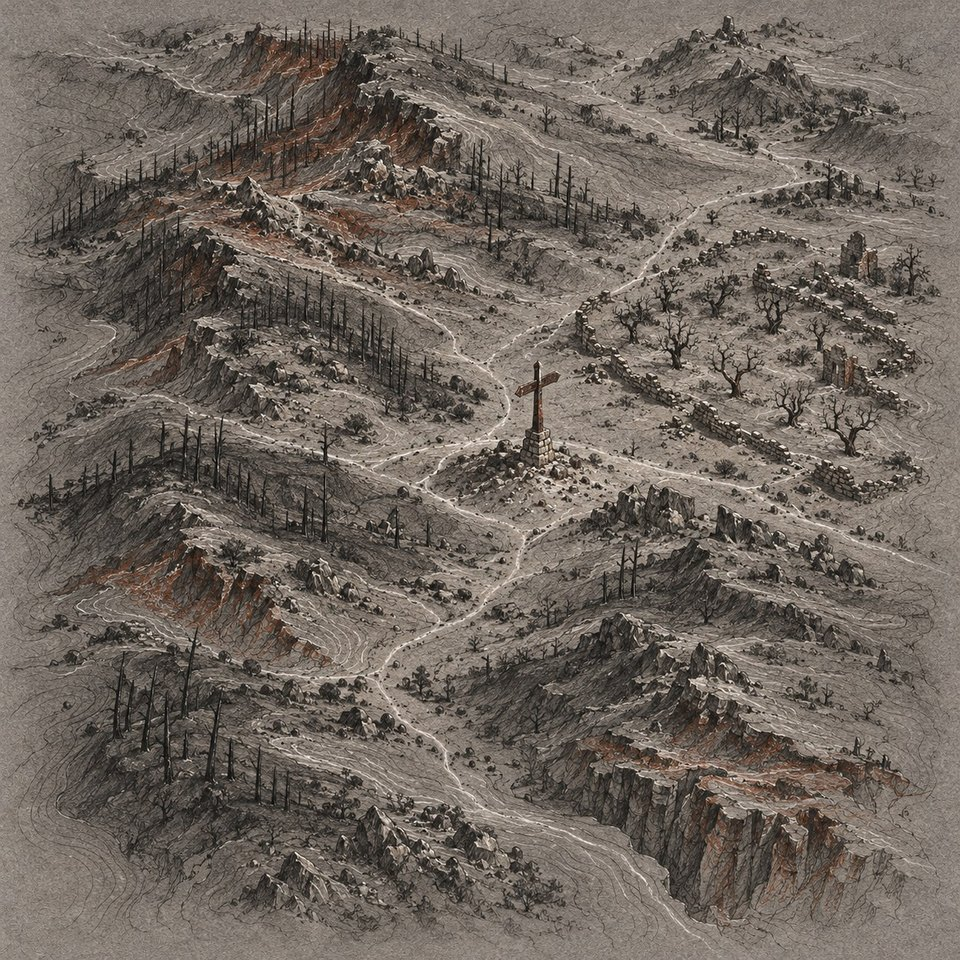
#> input picture android/app/src/main/assets/atlas-ember-roads-fe87b2c52620.jpg, 960 x 960 px, given in place of afterchime-icon-ammonite-source.png, which was not available
$ python build_afterchime_identity_assets.py
#> lines starting #> are read from the running program, lines starting #| are printed output that depends on the picture; after the words box and inside, x2 and y2 are one past the last pixel; in counts of white or black regions, pixels touching at a corner belong together; pictures that were not available may be replaced by others from this repository, and a replacement may not be noted
#!/usr/bin/env python3
"""Build the selected Afterchime identity and excavation background assets."""

from __future__ import annotations

import hashlib
import json
import random
from pathlib import Path

from PIL import Image, ImageDraw, ImageEnhance, ImageFilter, ImageOps

ROOT = Path(__file__).resolve().parents[1]
ART_DIR = ROOT / "docs" / "art-direction"
SOURCE_DIR = ART_DIR / "assets"
ICON_SOURCE = SOURCE_DIR / "afterchime-icon-ammonite-source.png"
SHALE_TEXTURE = SOURCE_DIR / "afterchime-identity-shale-texture.png"
DIRT_TEXTURE = SOURCE_DIR / "afterchime-identity-dirt-texture.png"
BACKGROUND_SOURCE = SOURCE_DIR / "afterchime-excavation-background-source.png"
ICON_MASTER = SOURCE_DIR / "afterchime-icon-master.png"
EXCAVATION_TEMPLATE = SOURCE_DIR / "relic-excavation-template.png"
WEB_MARK = ROOT / "web" / "public" / "afterchime-mark.webp"
ANDROID_MARK = (
    ROOT
    / "android"
    / "app"
    / "src"
    / "main"
    / "res"
    / "drawable-nodpi"
    / "ic_afterchime_art.webp"
)
MANIFEST = ART_DIR / "AFTERCHIME_IDENTITY_ASSETS.json"
ICON_SIZE = 1024
ANDROID_MARK_SIZE = 512
ANDROID_FOREGROUND_SCALE_PERCENT = 86
ANDROID_EDGE_INSET_PERCENT = 7
ANDROID_BLEND_FEATHER_PERCENT = 2.2
GRID_SIZE = 5
TILE_LAYOUT = {
    (2, 0),
    (4, 0),
    (0, 1),
    (3, 1),
    (2, 2),
    (1, 3),
    (4, 3),
    (0, 4),
    (2, 4),
}
BASE_COLOUR = (68, 48, 32)


def sha256(path: Path) -> str:
    digest = hashlib.sha256()
    with path.open("rb") as handle:
        for chunk in iter(lambda: handle.read(1024 * 1024), b""):
            digest.update(chunk)
    return digest.hexdigest()


def add_vignette(image: Image.Image) -> Image.Image:
    mask = Image.new("L", image.size, 0)
#> mask: PIL image 1024x1024 L; every value is 0
    draw = ImageDraw.Draw(mask)
    for inset in range(0, 116, 4):
        alpha = int(110 * (1 - inset / 116) ** 1.7)
        draw.rounded_rectangle(
            (inset, inset, image.width - 1 - inset, image.height - 1 - inset),
            radius=max(0, 178 - inset),
            outline=alpha,
            width=7,
        )
    shade = Image.new("RGBA", image.size, (0, 0, 0, 0))
#> shade: PIL image 1024x1024 RGBA; every value is 0
    shade.putalpha(mask.filter(ImageFilter.GaussianBlur(15)))
    return Image.alpha_composite(image.convert("RGBA"), shade)


def deterministic_noise(size: tuple[int, int], rng: random.Random) -> Image.Image:
    pixels = bytes(rng.randrange(256) for _ in range(size[0] * size[1]))
    return Image.frombytes("L", size, pixels)


def add_dirt_grunge(image: Image.Image, seed: int) -> Image.Image:
#> called with seed = 11505
    rng = random.Random(seed)
    dirt = Image.open(DIRT_TEXTURE).convert("RGB")
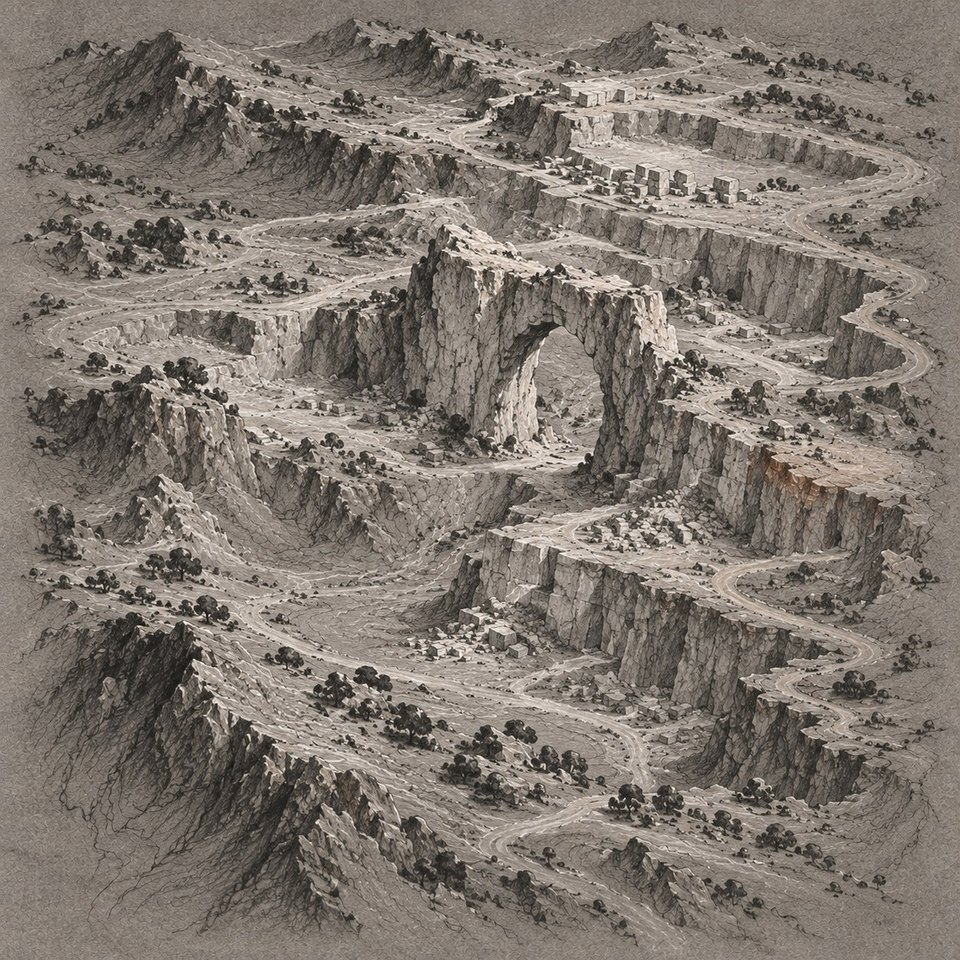
#> input picture android/app/src/main/assets/atlas-white-quarry-40e3ba96733d.jpg, 960 x 960 px, given in place of afterchime-identity-dirt-texture.png, which was not available
#> dirt is the input picture: PIL image 960x960 RGB; mean R, G, B 127.4, 118.9, 110.8
    crop_size = min(dirt.height, dirt.width)
#> crop_size = 960
    crop_left = rng.randint(0, dirt.width - crop_size)
#> crop_left = 0
    dirt = dirt.crop((crop_left, 0, crop_left + crop_size, crop_size)).resize(
        image.size,
        Image.Resampling.LANCZOS,
    )
#> dirt: PIL image 1024x1024 RGB
    dirt = ImageEnhance.Color(dirt).enhance(0.72).convert("RGBA")
#> dirt: PIL image 1024x1024 RGBA

    noise = deterministic_noise(image.size, rng).filter(ImageFilter.GaussianBlur(18))
    mask = noise.point(lambda value: max(0, min(72, int((value - 112) * 1.7))))
    edge_mask = Image.new("L", image.size, 0)
    edge_draw = ImageDraw.Draw(edge_mask)
    edge_draw.ellipse((115, 115, image.width - 115, image.height - 115), fill=38)
    edge_mask = ImageOps.invert(edge_mask).filter(ImageFilter.GaussianBlur(45))
    mask = Image.blend(mask, edge_mask, 0.28)
    dirt.putalpha(mask)
    result = Image.alpha_composite(image.convert("RGBA"), dirt)
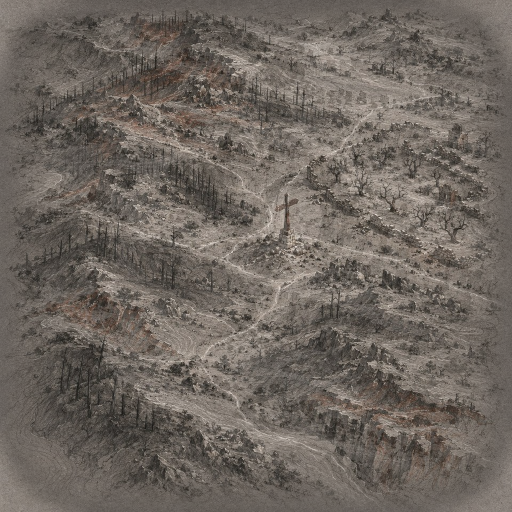
#> result: PIL image 1024x1024 RGBA (shown at 1/2 size); mean R, G, B, A 110, 102.4, 95.4, 255

    grit = Image.new("RGBA", image.size, (0, 0, 0, 0))
    draw = ImageDraw.Draw(grit, "RGBA")
    colours = [(73, 48, 30), (111, 76, 47), (48, 37, 29), (145, 103, 66)]
    for _ in range(150):
        x = rng.randint(34, image.width - 35)
        y = rng.randint(34, image.height - 35)
        radius = rng.choices((1, 2, 3, 5, 8), weights=(28, 31, 23, 13, 5))[0]
        colour = rng.choice(colours)
        draw.ellipse(
            (x - radius, y - radius, x + radius, y + radius),
            fill=(*colour, rng.randint(34, 105)),
        )
#> this loop made 150 passes
#> (x, y, radius, colour) on passes 1 to 12: (744, 942, 1, (145, 103, 66)), (333, 318, 2, (73, 48, 30)), (399, 812, 2, (73, 48, 30)), (785, 486, 3, (145, 103, 66)), (859, 321, 1, (48, 37, 29)), (369, 800, 2, (48, 37, 29)), (216, 463, 1, (48, 37, 29)), (154, 347, 3, (73, 48, 30)), (145, 162, 1, (48, 37, 29)), (241, 193, 5, (73, 48, 30)), (780, 540, 1, (111, 76, 47)), (292, 758, 5, (111, 76, 47))
    return Image.alpha_composite(result, grit.filter(ImageFilter.GaussianBlur(0.45)))


def tile_polygon(
    left: int,
    top: int,
    size: int,
    rng: random.Random,
) -> list[tuple[int, int]]:
    chip = 8
    return [
        (left + chip + rng.randint(-3, 4), top + rng.randint(-2, 4)),
        (left + size - chip + rng.randint(-4, 3), top + rng.randint(-2, 4)),
        (left + size + rng.randint(-4, 2), top + chip + rng.randint(-3, 4)),
        (left + size + rng.randint(-4, 2), top + size - chip + rng.randint(-4, 3)),
        (left + size - chip + rng.randint(-3, 4), top + size + rng.randint(-4, 2)),
        (left + chip + rng.randint(-4, 3), top + size + rng.randint(-4, 2)),
        (left + rng.randint(-2, 4), top + size - chip + rng.randint(-3, 4)),
        (left + rng.randint(-2, 4), top + chip + rng.randint(-4, 3)),
    ]


def render_tile(
    canvas: Image.Image,
    shale: Image.Image,
    dirt: Image.Image,
    box: tuple[int, int, int, int],
    seed: int,
) -> None:
    rng = random.Random(seed)
    left, top, right, bottom = box
    size = right - left
    polygon = tile_polygon(left, top, size, rng)

    shadow_mask = Image.new("L", canvas.size, 0)
    ImageDraw.Draw(shadow_mask).polygon(
        [(x + 5, y + 8) for x, y in polygon],
        fill=180,
    )
    shadow_mask = shadow_mask.filter(ImageFilter.GaussianBlur(6))
    shadow = Image.new("RGBA", canvas.size, (0, 0, 0, 0))
    shadow.putalpha(shadow_mask)
    canvas.alpha_composite(shadow)

    mask = Image.new("L", canvas.size, 0)
    ImageDraw.Draw(mask).polygon(polygon, fill=255)
    patch_size = min(300, shale.width // 3, shale.height // 3)
    shale_left = rng.randint(0, shale.width - patch_size)
    shale_top = rng.randint(0, shale.height - patch_size)
    texture = shale.crop(
        (shale_left, shale_top, shale_left + patch_size, shale_top + patch_size),
    ).resize((size + 4, size + 4), Image.Resampling.LANCZOS)
    if rng.choice((True, False)):
        texture = ImageOps.mirror(texture)
    texture = texture.rotate(rng.choice((0, 90, 180, 270)))
    texture = ImageEnhance.Color(texture).enhance(0.72)
    texture = ImageEnhance.Contrast(texture).enhance(1.08)
    texture = ImageEnhance.Brightness(texture).enhance(0.66)

    dirt_left = rng.randint(0, dirt.width - patch_size)
    dirt_top = rng.randint(0, dirt.height - patch_size)
    dirt_patch = dirt.crop(
        (dirt_left, dirt_top, dirt_left + patch_size, dirt_top + patch_size),
    ).resize((size + 4, size + 4), Image.Resampling.LANCZOS)
    dirt_patch = ImageEnhance.Brightness(dirt_patch).enhance(0.62)
    texture = Image.blend(texture.convert("RGBA"), dirt_patch.convert("RGBA"), 0.3)
    tint = Image.new("RGBA", texture.size, (*BASE_COLOUR, 255))
    texture = Image.blend(texture, tint, 0.22)
    texture_layer = Image.new("RGBA", canvas.size, (0, 0, 0, 0))
    texture_layer.paste(texture, (left - 2, top - 2))
    texture_layer.putalpha(mask)
    canvas.alpha_composite(texture_layer)

    shade = Image.new("RGBA", canvas.size, (0, 0, 0, 0))
    shade_draw = ImageDraw.Draw(shade)
    for y in range(top, bottom + 1):
        alpha = int(62 * ((y - top) / max(1, size)))
        shade_draw.line((left, y, right, y), fill=(0, 0, 0, alpha), width=1)
    shade.putalpha(
        Image.composite(
            shade.getchannel("A"),
            Image.new("L", canvas.size, 0),
            mask,
        ),
    )
    canvas.alpha_composite(shade)

    draw = ImageDraw.Draw(canvas, "RGBA")
    draw.line(
        polygon + [polygon[0]],
        fill=(171, 129, 82, 135),
        width=3,
        joint="curve",
    )
    draw.line((polygon[0], polygon[1], polygon[2]), fill=(218, 181, 124, 58), width=3)
    draw.line((polygon[4], polygon[5], polygon[6]), fill=(4, 3, 2, 120), width=4)
    for _ in range(34):
        x = rng.randint(left + 9, right - 9)
        y = rng.randint(top + 9, bottom - 9)
        if mask.getpixel((x, y)) == 0:
            continue
        radius = rng.choice((1, 1, 2, 2, 3))
        delta = rng.randint(-28, 25)
        colour = tuple(max(0, min(255, channel + delta)) for channel in BASE_COLOUR)
        draw.ellipse(
            (x - radius, y - radius, x + radius, y + radius),
            fill=(*colour, rng.randint(75, 150)),
        )


def build_icon_master() -> None:
    image = Image.open(ICON_SOURCE).convert("RGB").resize(
        (ICON_SIZE, ICON_SIZE),
        Image.Resampling.LANCZOS,
    )
    image = add_dirt_grunge(add_vignette(image), seed=65 * 177)
    margin, gap = 45, 10
    cell = (ICON_SIZE - margin * 2 - gap * (GRID_SIZE - 1)) // GRID_SIZE
    grid_end = margin + cell * GRID_SIZE + gap * (GRID_SIZE - 1)
    grooves = Image.new("RGBA", image.size, (0, 0, 0, 0))
    groove_draw = ImageDraw.Draw(grooves, "RGBA")
    for index in range(1, GRID_SIZE):
        position = margin + index * cell + (index - 1) * gap + gap // 2
        groove_draw.line((margin, position, grid_end, position), fill=(4, 3, 2, 45), width=3)
        groove_draw.line((position, margin, position, grid_end), fill=(4, 3, 2, 45), width=3)
    image.alpha_composite(grooves)
#> image: PIL image 1024x1024 RGBA

    shale = Image.open(SHALE_TEXTURE).convert("RGBA")
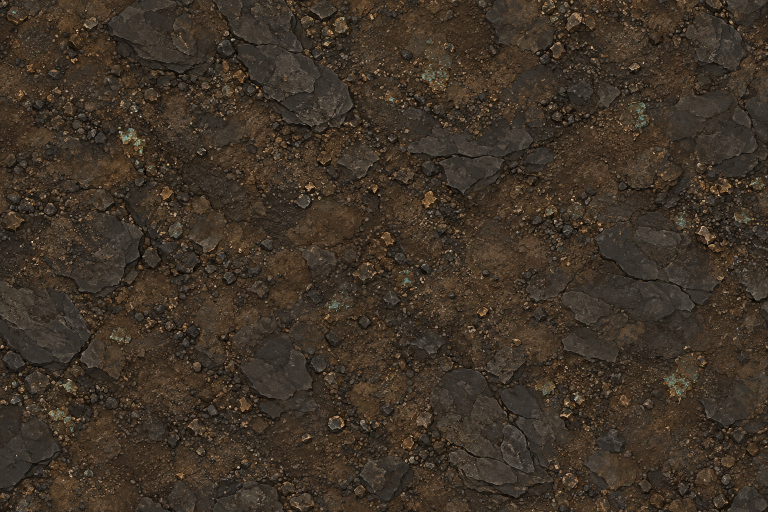
#> input picture docs/art-direction/assets/afterchime-identity-shale-texture.png, 1536 x 1024 px (shown at 1/2 size)
    dirt = Image.open(DIRT_TEXTURE).convert("RGBA")
#> dirt: PIL image 960x960 RGBA
    for column, row in sorted(TILE_LAYOUT, key=lambda position: (position[1], position[0])):
        left = margin + column * (cell + gap)
        top = margin + row * (cell + gap)
        render_tile(
            image,
            shale,
            dirt,
            (left, top, left + cell, top + cell),
            seed=6500 + row * 11 + column,
        )
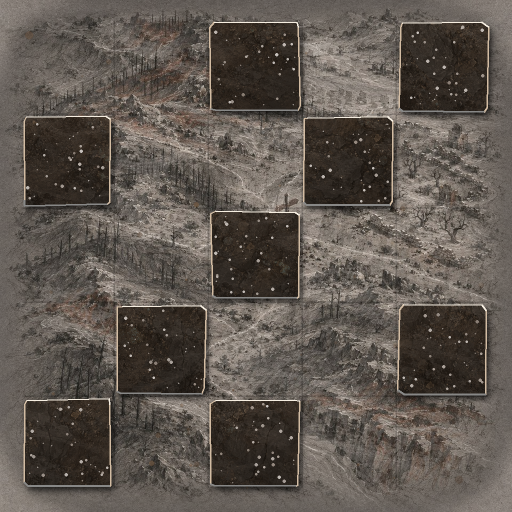
#> image: PIL image 1024x1024 RGBA (shown at 1/2 size); mean R, G, B, A 91.9, 84, 76.6, 252; transparent parts drawn white
    ICON_MASTER.parent.mkdir(parents=True, exist_ok=True)
    image.convert("RGB").save(ICON_MASTER, "PNG", optimize=True)


def build_excavation_template() -> None:
    source = Image.open(BACKGROUND_SOURCE).convert("RGB")
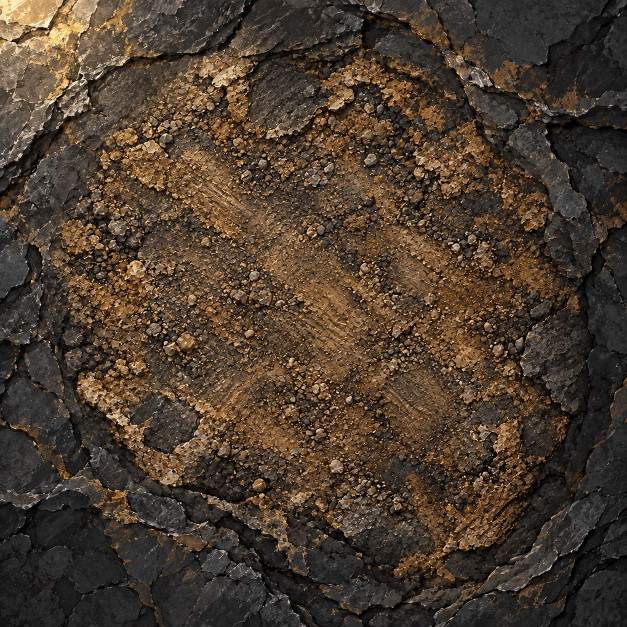
#> input picture docs/art-direction/assets/afterchime-excavation-background-source.png, 1254 x 1254 px (shown at 1/2 size)
#> source is the input picture: PIL image 1254x1254 RGB; mean R, G, B 75.2, 60.8, 46.7
    smooth = source.filter(ImageFilter.MedianFilter(3)).filter(ImageFilter.SMOOTH)
    flat = ImageOps.posterize(ImageEnhance.Color(smooth).enhance(0.82), 5)
    template = Image.blend(source, flat, 0.72)
    template.save(EXCAVATION_TEMPLATE, "PNG", optimize=True)


def save_derivatives() -> None:
    image = Image.open(ICON_MASTER).convert("RGB")
    WEB_MARK.parent.mkdir(parents=True, exist_ok=True)
    ANDROID_MARK.parent.mkdir(parents=True, exist_ok=True)
    image.resize((256, 256), Image.Resampling.LANCZOS).save(
        WEB_MARK,
        "WEBP",
        quality=90,
        method=6,
        exact=True,
        exif=b"",
    )

    android_size = (ANDROID_MARK_SIZE, ANDROID_MARK_SIZE)
    android_ground = Image.open(EXCAVATION_TEMPLATE).convert("RGB").resize(
        android_size,
        Image.Resampling.LANCZOS,
    )
    foreground_size = round(ANDROID_MARK_SIZE * ANDROID_FOREGROUND_SCALE_PERCENT / 100)
    foreground = image.resize((foreground_size, foreground_size), Image.Resampling.LANCZOS)
    foreground_offset = (ANDROID_MARK_SIZE - foreground_size) // 2
    foreground_box = (
        foreground_offset,
        foreground_offset,
        foreground_offset + foreground_size - 1,
        foreground_offset + foreground_size - 1,
    )
    composition = android_ground.copy()
    composition.paste(foreground, (foreground_offset, foreground_offset))
    blend_mask = Image.new("L", android_size, 0)
#> blend_mask: PIL image 512x512 L; every value is 0
    ImageDraw.Draw(blend_mask).rectangle(foreground_box, fill=255)
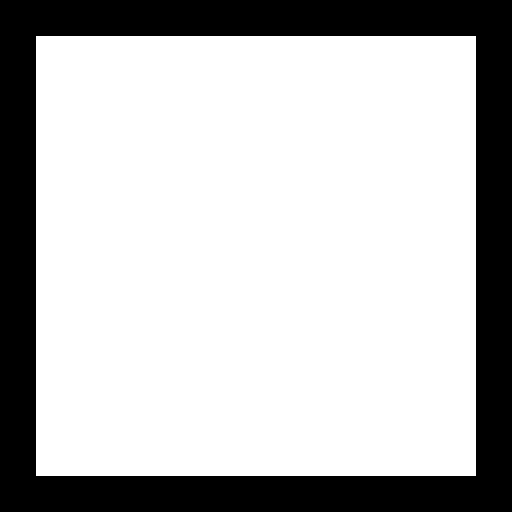
#> blend_mask: PIL image 512x512 L; 73.9% white; 1 black region, box (x1, y1, x2, y2) and area: (0, 0, 512, 512) 68544
    blend_mask = blend_mask.filter(
        ImageFilter.GaussianBlur(
            radius=ANDROID_MARK_SIZE * ANDROID_BLEND_FEATHER_PERCENT / 100,
        ),
    )
    Image.composite(composition, android_ground, blend_mask).save(
        ANDROID_MARK,
        "WEBP",
        quality=90,
        method=6,
        exact=True,
        exif=b"",
    )
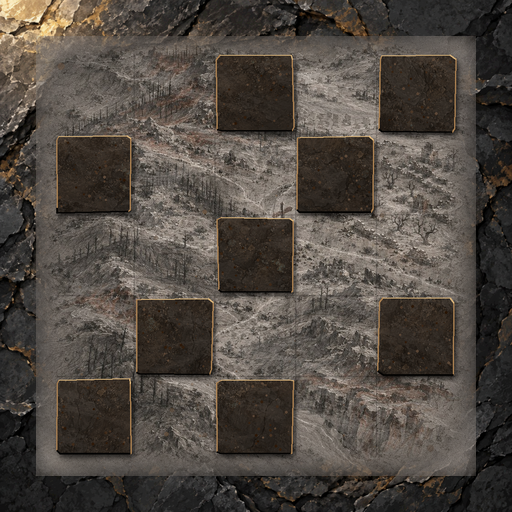
#> saved as ic_afterchime_art.webp: PIL image 512x512 RGB; mean R, G, B 79.8, 72.8, 66.1


def image_record(path: Path) -> dict[str, object]:
    with Image.open(path) as image:
#> image is the input picture: PIL image 960x960 RGB; mean R, G, B 110.7, 101.8, 93.8
        return {
            "path": str(path.relative_to(ROOT)),
            "sha256": sha256(path),
            "bytes": path.stat().st_size,
            "format": image.format,
            "mode": image.mode,
            "width": image.width,
            "height": image.height,
        }


def write_manifest() -> None:
    manifest = {
        "version": 2,
        "status": "approved-production-identity",
        "selection": {
            "subject": "A — Ammonite",
            "tileLayout": "D — Fossil fish",
            "grid": {"columns": 5, "rows": 5, "remainingTiles": 9, "uncoveredPercent": 64},
            "remainingTileCoordinates": sorted(
                [list(position) for position in TILE_LAYOUT],
                key=lambda position: (position[1], position[0]),
            ),
            "treatment": "realistic flat cel-shaded relief with dirt, shale dust, grit, clumps, and scrape marks",
        },
        "generation": {
            "model": "openai-codex/gpt-image-2-medium",
            "iconSourceRequestId": "5cd48e08-5b5e-421b-820c-4dce3b98bd76",
            "shaleTextureRequestId": "e119980e-3a6b-4d67-a9ae-42b041ee9d40",
            "dirtTextureRequestId": "ef1005ef-544b-4d5a-91ce-6e6b4f8fa1db",
            "excavationBackgroundRequestId": "4b45e8cc-74ef-4baf-9492-96eee10d8b32",
            "builder": "scripts/build_afterchime_identity_assets.py",
        },
        "androidComposition": {
            "foregroundScalePercent": ANDROID_FOREGROUND_SCALE_PERCENT,
            "edgeInsetPercent": ANDROID_EDGE_INSET_PERCENT,
            "blendFeatherPercent": ANDROID_BLEND_FEATHER_PERCENT,
            "fullBleedTemplatePath": str(EXCAVATION_TEMPLATE.relative_to(ROOT)),
        },
        "sources": [
            image_record(ICON_SOURCE),
            image_record(SHALE_TEXTURE),
            image_record(DIRT_TEXTURE),
            image_record(BACKGROUND_SOURCE),
        ],
        "outputs": [
            image_record(ICON_MASTER),
            image_record(EXCAVATION_TEMPLATE),
            image_record(WEB_MARK),
            image_record(ANDROID_MARK),
        ],
    }
    encoded = json.dumps(manifest, indent=2)
    for column, row in sorted(TILE_LAYOUT, key=lambda position: (position[1], position[0])):
        encoded = encoded.replace(
            f"[\n        {column},\n        {row}\n      ]",
            f"[{column}, {row}]",
        )
    MANIFEST.write_text(encoded + "\n", encoding="utf-8")
    print(json.dumps({"outputs": len(manifest["outputs"]), "manifest": str(MANIFEST.relative_to(ROOT))}))


def main() -> None:
    build_icon_master()
    build_excavation_template()
    save_derivatives()
    write_manifest()


if __name__ == "__main__":
#> (the run stopped early here; a loop or call above may not have finished)
